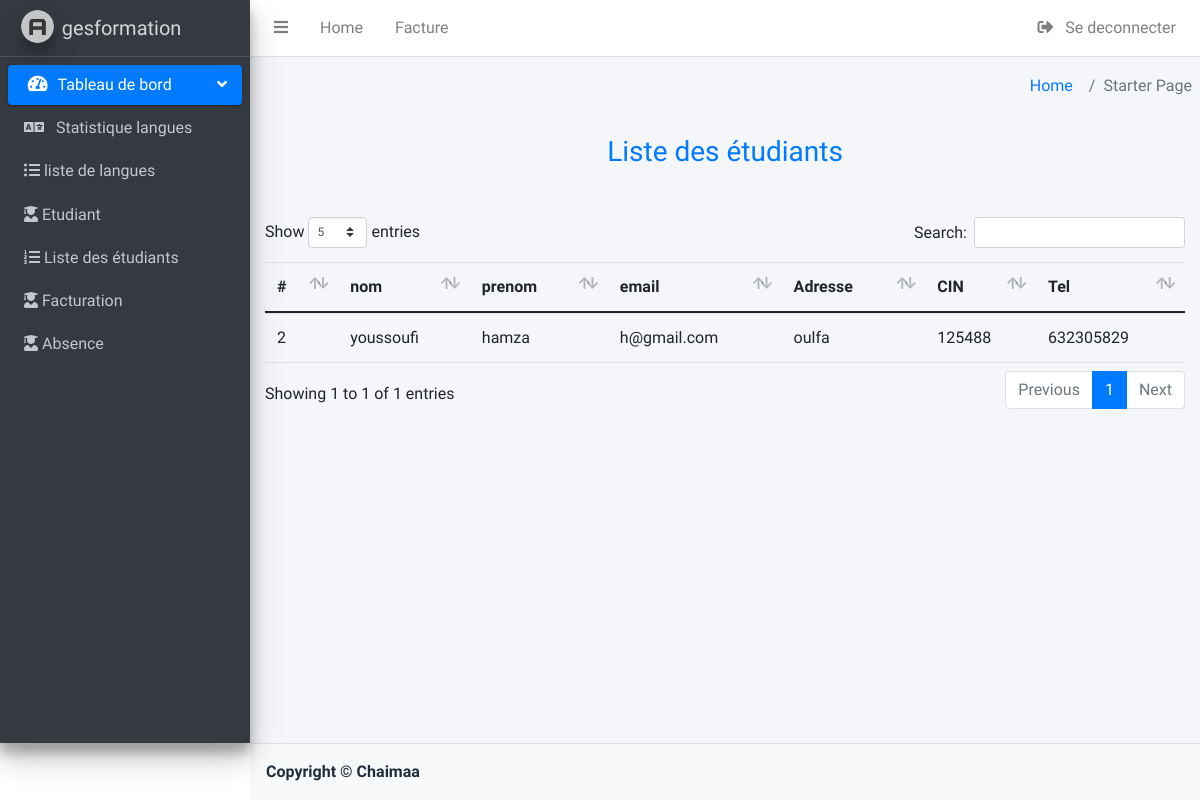
The app's page /ls.php (signed in), older data.
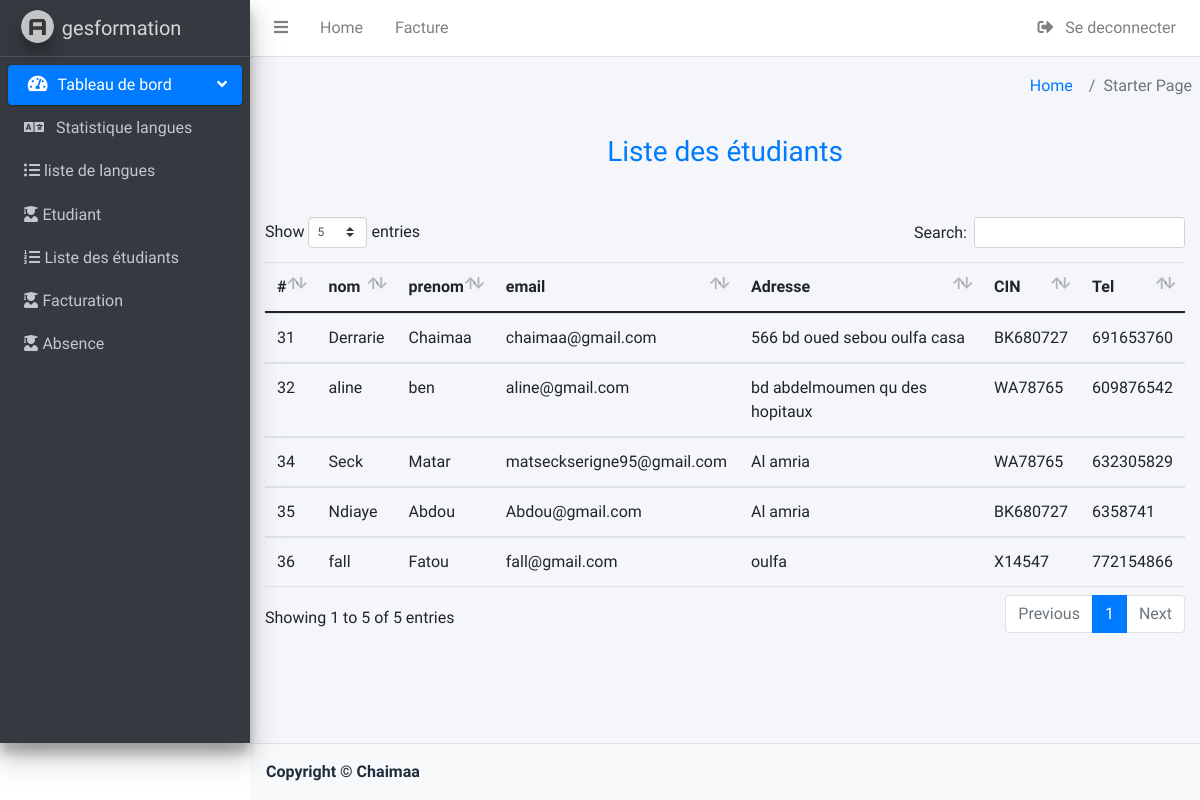
The same page, newer data.
### tables this page shows
CREATE TABLE `etudiant` (
  `id_etudiant` int(11) NOT NULL,
  `nom` varchar(220) NOT NULL,
  `prenom` varchar(220) NOT NULL,
  `adresse` varchar(220) NOT NULL,
  `tel` int(15) NOT NULL,
  `email` varchar(255) NOT NULL,
  `cin` varchar(255) NOT NULL
);

### ls.php (the view, shortened to what this page needs)
<?php
try {
    $cnx = connecter_db();
    $r = $cnx->prepare("select * from etudiant ");
    $r->execute();
    $etudiant = $r->fetchAll();
} catch (PDOException $e) {
    echo "Erreur     " . $e->getMessage();
}
?>
<!DOCTYPE html>
<html lang="en">
<head>
    <link href="https://cdn.jsdelivr.net/npm/bootstrap@5.1.0/dist/css/bootstrap.min.css" rel="stylesheet">
    <link rel="stylesheet" href="/plugins/fontawesome-free/css/all.min.css">
    <link rel="stylesheet" href="/plugins/datatables-bs4/css/dataTables.bootstrap4.min.css">
    <link rel="stylesheet" href="/plugins/datatables-responsive/css/responsive.bootstrap4.min.css">
    <link rel="stylesheet" href="https://cdn.datatables.net/buttons/1.7.1/css/buttons.dataTables.min.css">
    <link rel="stylesheet" href="/dist/css/adminlte.min.css">
</head>
<body>
    <div class="wrapper">
        <?php
        include_once "header.php";
        ?>
        <div class="content-wrapper">
            <section class="content-header">
                <ol class="breadcrumb float-sm-right">
                    <li class="breadcrumb-item"><a href="home.php">Home</a></li>
                    <li class="breadcrumb-item active">Starter Page</li>
                </ol>
            </section>
            <section class="container">
                <div class="col-md-12 col-xs-12">
                    <h3 class="text-center my-5  text-primary">
                        Liste des étudiants
                    </h3>
                    <table class="table table-tripped" id="matar">
                        <thead>
                            <tr>
                                <th scope="col">#</th>
                                <th scope="col">nom</th>
                                <th scope="col">prenom</th>
                                <th scope="col">email</th>
                                <th scope="col">Adresse</th>
                                <th scope="col">CIN</th>
                                <th scope="col">Tel</th>
                            </tr>
                        </thead>
                        <tbody>
                            <?php foreach ($etudiant as $p) { ?>
                                <tr>
                                    <td scope="row"><?= $p['id_etudiant'] ?></td>
                                    <td scope="row"><?= $p['nom'] ?></td>
                                    <td scope="row"><?= $p['prenom'] ?></td>
                                    <td scope="row"><?= $p['email'] ?></td>
                                    <td scope="row"><?= $p['adresse'] ?></td>
                                    <td scope="row"><?= $p['cin'] ?></td>
                                    <td scope="row"><?= $p['tel'] ?></td>
                                </tr>
                            <?php } ?>
                        </tbody>
                    </table>
                </div>
            </section>
        </div>
    </div>
    <?php
    include_once "footer.php";
    ?>
</body>

### header.php (shortened to what this page needs)
<link rel="stylesheet" href="Bootstrap/css/bootstrap.css">
<link rel="stylesheet" href="Bootstrap/css/style.css">
<nav class="main-header navbar navbar-expand navbar-white navbar-light">
    <ul class="navbar-nav">
        <li class="nav-item">
            <a class="nav-link" data-widget="pushmenu" href="#" role="button"><i class="fas fa-bars"></i></a>
        </li>
        <li class="nav-item d-none d-sm-inline-block">
            <a href="home.php" class="nav-link">Home</a>
        </li>
        <li class="nav-item d-none d-sm-inline-block">
            <a href="#" class="nav-link">Facture</a>
        </li>
    </ul>
    <ul class="navbar-nav ml-auto">
        <li class="nav-item">
            <a class="nav-link" href="disconnect.php"> <i class="fas fa-sign-out-alt"></i> &nbsp; Se deconnecter
            </a>
        </li>
    </ul>
</nav>
<aside class="main-sidebar sidebar-dark-primary elevation-4">
    <a href="home.php" class="brand-link">
        <img src="dist/img/AdminLTELogo.png" alt="AdminLTE Logo" class="brand-image img-circle elevation-4" style="opacity: .7">
        <span class="brand-text font-weight-light">gesformation</span>
    </a>
    <div class="sidebar" style="overflow-x: hidden;">
        <nav class="mt-2">
            <ul class="nav nav-pills nav-sidebar flex-column" data-widget="treeview" role="menu" data-accordion="false">
                <li class="nav-item has-treeview menu-open">
                    <a href="#" class="nav-link active">
                        <i class="nav-icon fas fa-tachometer-alt"></i>
                        <p>
                            Tableau de bord
                            <i class="right fas fa-angle-left"></i>
                        </p>
                    </a>
                    <ul class="nav nav-treeview">
                        <li class="nav-item">
                            <a href="langue/create.php" class="nav-link" id="bouton_ajouter">
                            <i class="fas fa-language"></i> &nbsp; Statistique langues
                            </a>
                        </li>
                        <li class="nav-item">
                            <a href="langue/lsl.php" class="nav-link" id="bouton_ajouter">
                            <i class="fas fa-list-ul"></i> liste de langues
                            </a>
                        </li>
                        <li class="nav-item">
                            <a href="home.php" class="nav-link">
                            <i class="fas fa-user-graduate"></i>
                                <p>Etudiant</p>
                            </a>
                        </li>
                        <li class="nav-item">
                            <a href="ls.php" class="nav-link">
                            <i class="fas fa-list-ol"></i>
                                <p>Liste des étudiants</p>
                            </a>
                        </li>
                        <li class="nav-item">
                            <a href="facture/create.php" class="nav-link">
                            <i class="fas fa-user-graduate"></i>
                                <p>Facturation</p>
                            </a>
                        </li>
                        <li class="nav-item">
                            <a href="Absence/create.php" class="nav-link">
                            <i class="fas fa-user-graduate"></i>
                                <p>Absence</p>
                            </a>
                        </li>
                    </ul>
                </li>
            </ul>
        </nav>
    </div>
</aside>

### footer.php (shortened to what this page needs)
<link rel="stylesheet" href="plugins/fontawesome-free/css/all.min.css">
<link rel="stylesheet" href="dist/css/adminlte.min.css">
<footer class="main-footer bg-light">
    <strong> Copyright &copy; <strong>Chaimaa</strong>
</footer>

Row changes from the older to the newer data that the page shows:
removed etudiant: id_etudiant "2", nom "youssoufi", prenom "hamza", email "h@gmail.com", adresse "oulfa", cin "125488", tel "632305829"
added etudiant: id_etudiant "31", nom "Derrarie", prenom "Chaimaa", email "chaimaa@gmail.com", adresse "566 bd oued sebou oulfa casa", cin "BK680727", tel "691653760"
added etudiant: id_etudiant "32", nom "aline", prenom "ben", email "aline@gmail.com", adresse "bd abdelmoumen qu des hopitaux", cin "WA78765", tel "609876542"
added etudiant: id_etudiant "34", nom "Seck", prenom "Matar", email "matseckserigne95@gmail.com", adresse "Al amria", cin "WA78765", tel "632305829"
added etudiant: id_etudiant "35", nom "Ndiaye", prenom "Abdou", email "Abdou@gmail.com", adresse "Al amria", cin "BK680727", tel "6358741"
added etudiant: id_etudiant "36", nom "fall", prenom "Fatou", email "fall@gmail.com", adresse "oulfa", cin "X14547", tel "772154866"
Text that changed along with them:
text written by a page script: "Show entries Search: Showing 1 to 1 of 1 entries Previous 1 Next" → "Show entries Search: Showing 1 to 5 of 5 entries Previous 1 Next"
